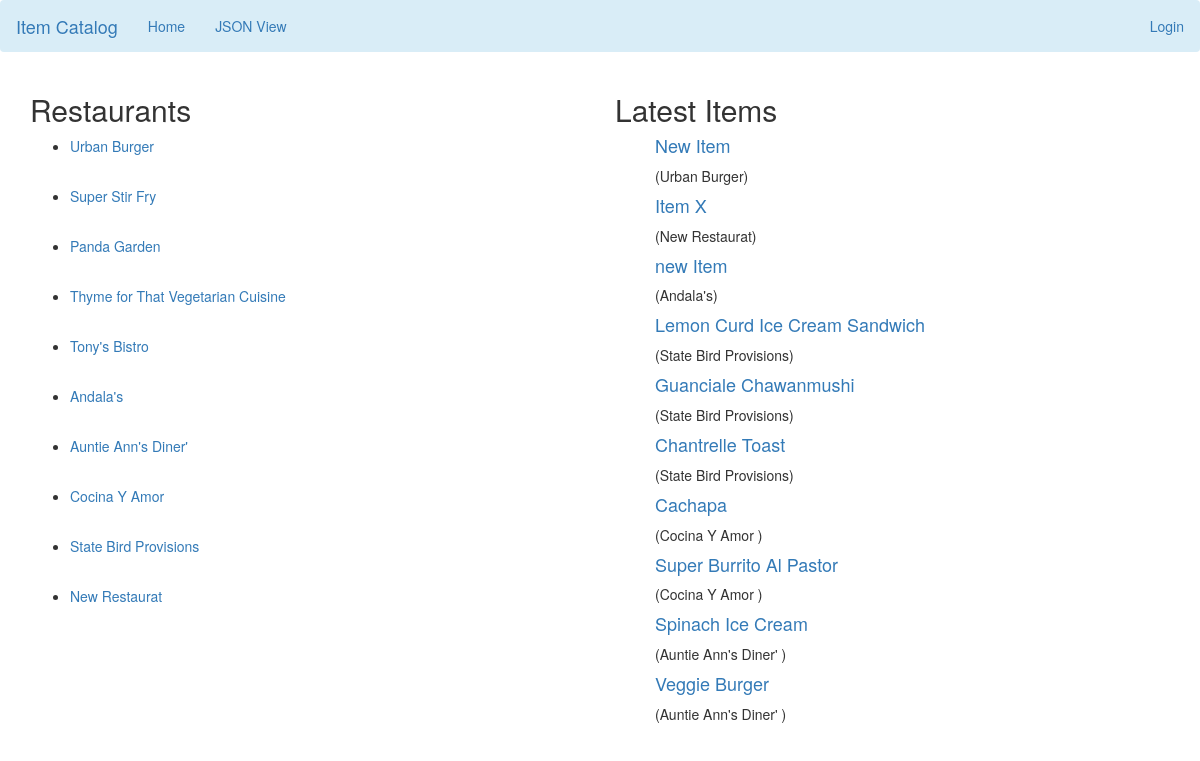
The app's page /restaurants, older data.
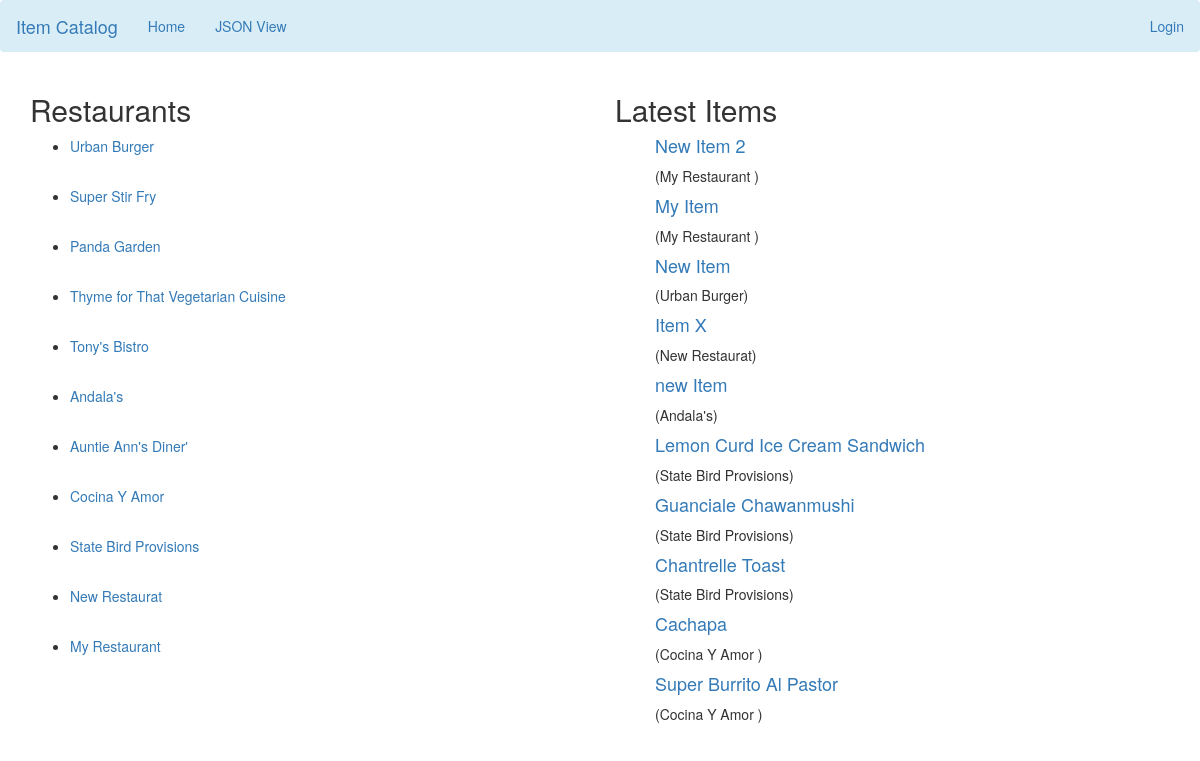
The same page, newer data.
### database_setup.py (models this page shows, shortened)
class Restaurant(Base):
    __tablename__ = 'restaurant'
    id = Column(Integer, primary_key=True)
    name = Column(String(250), nullable=False)
    user_id = Column(Integer, ForeignKey('user.id'))
    user = relationship(User)

class MenuItem(Base):
    __tablename__ = 'menu_item'
    name = Column(String(80), nullable=False)
    id = Column(Integer, primary_key=True)
    description = Column(String(250))
    price = Column(String(8))
    course = Column(String(250))
    restaurant_id = Column(Integer, ForeignKey('restaurant.id'))
    restaurant = relationship(Restaurant)
    user_id = Column(Integer, ForeignKey('user.id'))
    user = relationship(User)

### project.py (the view)
@app.route('/', methods=['GET'])
@app.route('/restaurants')
def showRestaurants():
    restaurants = session.query(Restaurant)
    items = (session.query(MenuItem).order_by(
        MenuItem.id.desc()).limit(10).all())
    return render_template(
        'restaurants.html',
        restaurants=restaurants, items=items)

### templates/restaurants.html (shortened to what this page needs)
{% extends "main.html" %}
{% block content %}
{% include "flash.html" %}
    <div class="row">
        <div class="col-md-6"> <h2>Restaurants</h2>
            {% if restaurants %}
                <ul>
                    {% for restaurant in restaurants %}
                        <li>
                            {%if 'username' not in session %}
                            <p><a href = "{{url_for('showMenu', restaurant_id = restaurant.id)}}">{{restaurant.name}}</a></p>
                            {% endif %}
                        </li><br>
                    {% endfor %}
                </ul>
            {% endif %}
        </div>
            <div class="col-md-6"> <h2>Latest Items</h2>
            {% if items %}
                {% for item in items %}
                    <ul>
                        <h4><a href = "{{url_for('showMenuItem', restaurant_id = item.restaurant_id, menu_item_id=item.id)}}">{{item.name}}</a></h4>
                        ({{ item.restaurant.name }})
                    </ul>
                {% endfor %}
            {% endif %}
        </div>
    </div>
{% endblock %}

### templates/main.html (shortened to what this page needs)
<!DOCTYPE html>
<html lang="en">
	<head>
		<link rel="stylesheet" href="https://maxcdn.bootstrapcdn.com/bootstrap/3.3.7/css/bootstrap.min.css">
		<link rel="stylesheet" href="https://maxcdn.bootstrapcdn.com/bootstrap/3.3.7/css/bootstrap-theme.min.css">
	</head>
	<body>
        {% include "nav-bar.html" %}
		<div class="container">
		{% block content %}
		{% endblock %}
		</div>
	</body>
</html>

### templates/nav-bar.html (shortened to what this page needs)
<nav class="navbar navbar-expand-lg navbar-light bg-info">
    <div class="navbar-header">
        <a class="navbar-brand" href="{{ url_for('showRestaurants') }}"><span>Item Catalog</span></a>
        <ul class="nav navbar-nav">
            <li class="nav-item active"> <a class="navbar-link" href="{{ url_for('showRestaurants') }}">Home</a></li>
            <li class="nav-item"> <a class="navbar-link" href="{{ url_for('restaurantsJSON') }}">JSON View</a></li>
        </ul>
    </div>
    <div class="collapse navbar-collapse" id="bs-example-navbar-collapse-1">
        <ul class="nav navbar-nav navbar-right">
            {%if 'username' not in session %}
            <li><a href="{{url_for('showLogin')}}">Login</a></li>
            {% endif %}
        </ul>
    </div>
</nav>

### templates/flash.html (shortened to what this page needs)
<div class="flash col-md-12">
</div>

Row changes from the older to the newer data that the page shows:
no longer on this page (row unchanged): MenuItem: name "Spinach Ice Cream", restaurant.name "Auntie Ann's Diner'"
no longer on this page (row unchanged): MenuItem: name "Veggie Burger", restaurant.name "Auntie Ann's Diner'"
added Restaurant: name "My Restaurant"
added MenuItem: name "New Item 2", restaurant.name "My Restaurant"
added MenuItem: name "My Item", restaurant.name "My Restaurant"
